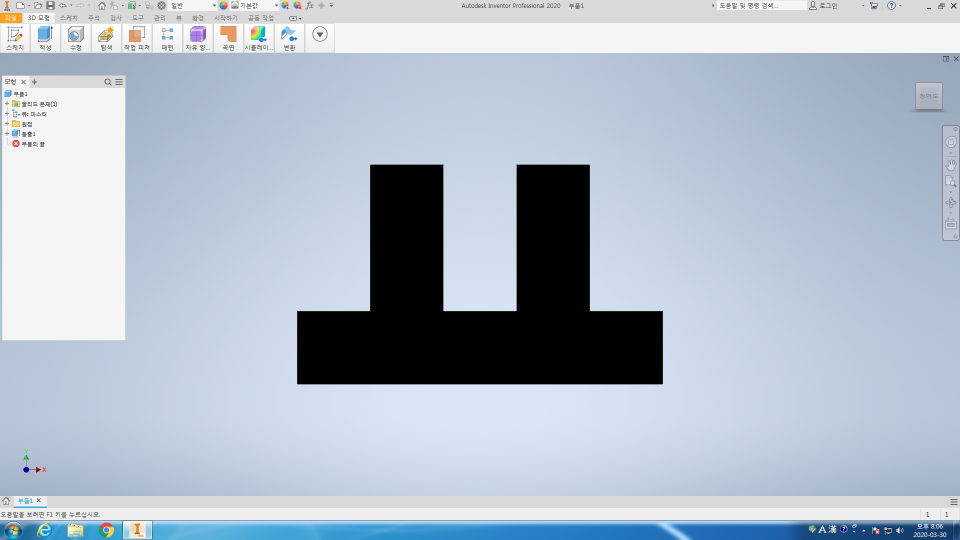
#> input picture failure_find+excel/sample/original_01.png, 1920 x 1080 px, found by its file name (shown at 1/2 size)
$ python feature_matching.py
#> lines starting #> are read from the running program, lines starting #| are printed output that depends on the picture
import numpy as np
import cv2

pathA = "C:/Users/HSWB/Desktop/edge_detector/sample/original_01.png"
pathB = "C:/Users/HSWB/Desktop/edge_detector/sample/modified_10.png"

img1 =cv2.imread(pathA,cv2.IMREAD_GRAYSCALE)
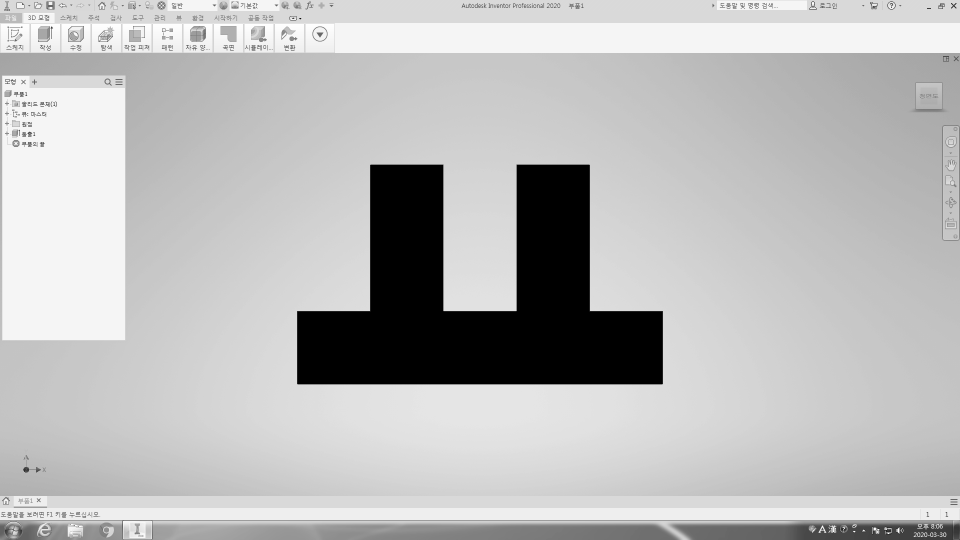
#> img1: shape (1080, 1920) (shown at 1/2 size); min 0, max 255, mean 186.4
img2 =cv2.imread(pathB,cv2.IMREAD_GRAYSCALE)
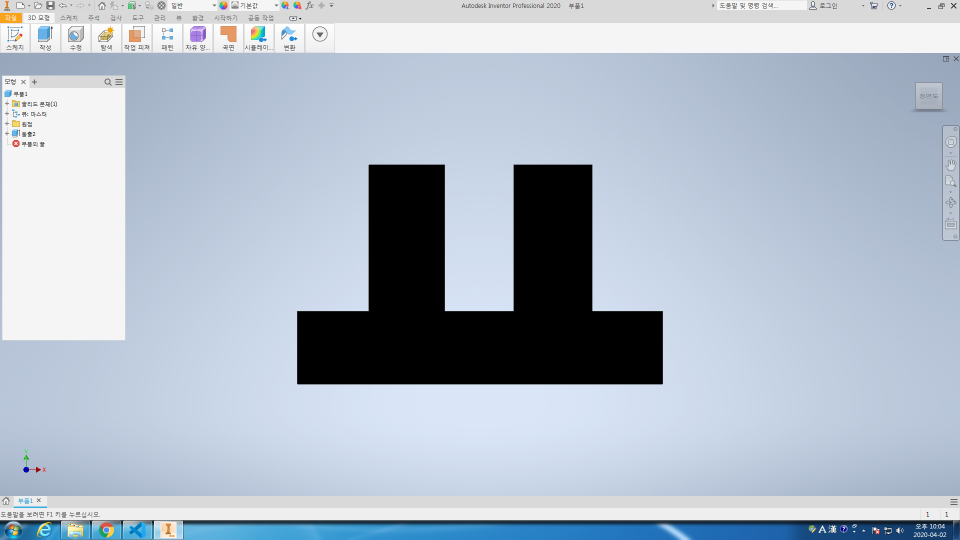
#> input picture failure_find+excel/sample/modified_10.png, 1920 x 1080 px, found by its file name (shown at 1/2 size)
#> img2: shape (1080, 1920); min 0, max 255, mean 184.9
img1 = cv2.resize(img1, None, fx=0.1, fy=0.1, interpolation=cv2.INTER_CUBIC)
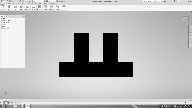
#> img1: shape (108, 192); min 0, max 255, mean 185.9
img2 = cv2.resize(img2, None, fx=0.7, fy=0.7, interpolation=cv2.INTER_CUBIC)
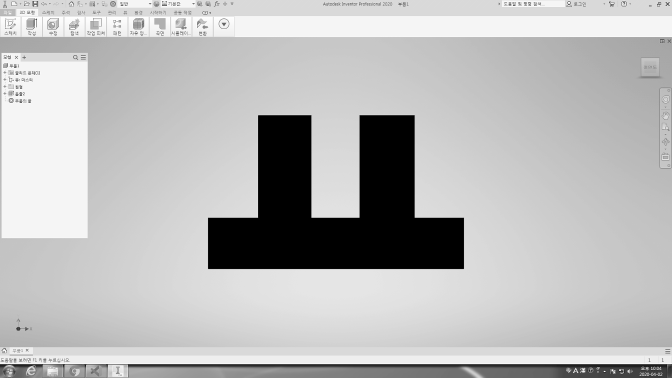
#> img2: shape (756, 1344) (shown at 1/2 size); min 0, max 255, mean 184.9
res = None


orb=cv2.ORB_create()
kp1, des1 = orb.detectAndCompute(img1,None)
#> kp1 = 13 keypoints; strongest (x, y, size): (73, 60, 31), (74, 35, 31), (117, 35, 31), (90, 60, 37.2)
kp2, des2 = orb.detectAndCompute(img2,None)
#> kp2 = 437 keypoints; strongest (x, y, size): (623, 434, 31), (718, 434, 31), (926, 436, 31), (417, 436, 31)


bf= cv2.BFMatcher(cv2.NORM_HAMMING, crossCheck=True)
matches=bf.match(des1,des2)
#> matches = 6 matches


matches = sorted(matches, key=lambda x:x.distance)
res=cv2.drawMatches(img1,kp1,img2,kp2,matches[:5],res,flags=2)
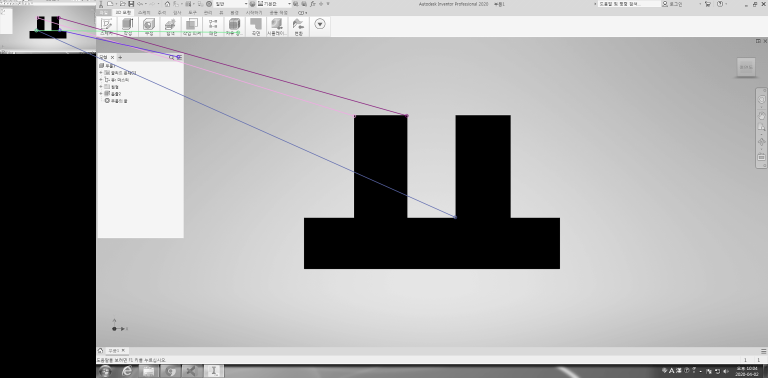
#> res: shape (756, 1536, 3) (shown at 1/2 size); mean of channels 0, 1, 2 165.1, 164.8, 164.9; drawn as B, G, R


cv2.imshow("Feature Matching",res)
cv2.waitKey(0)
cv2.destroyAllWindows()
